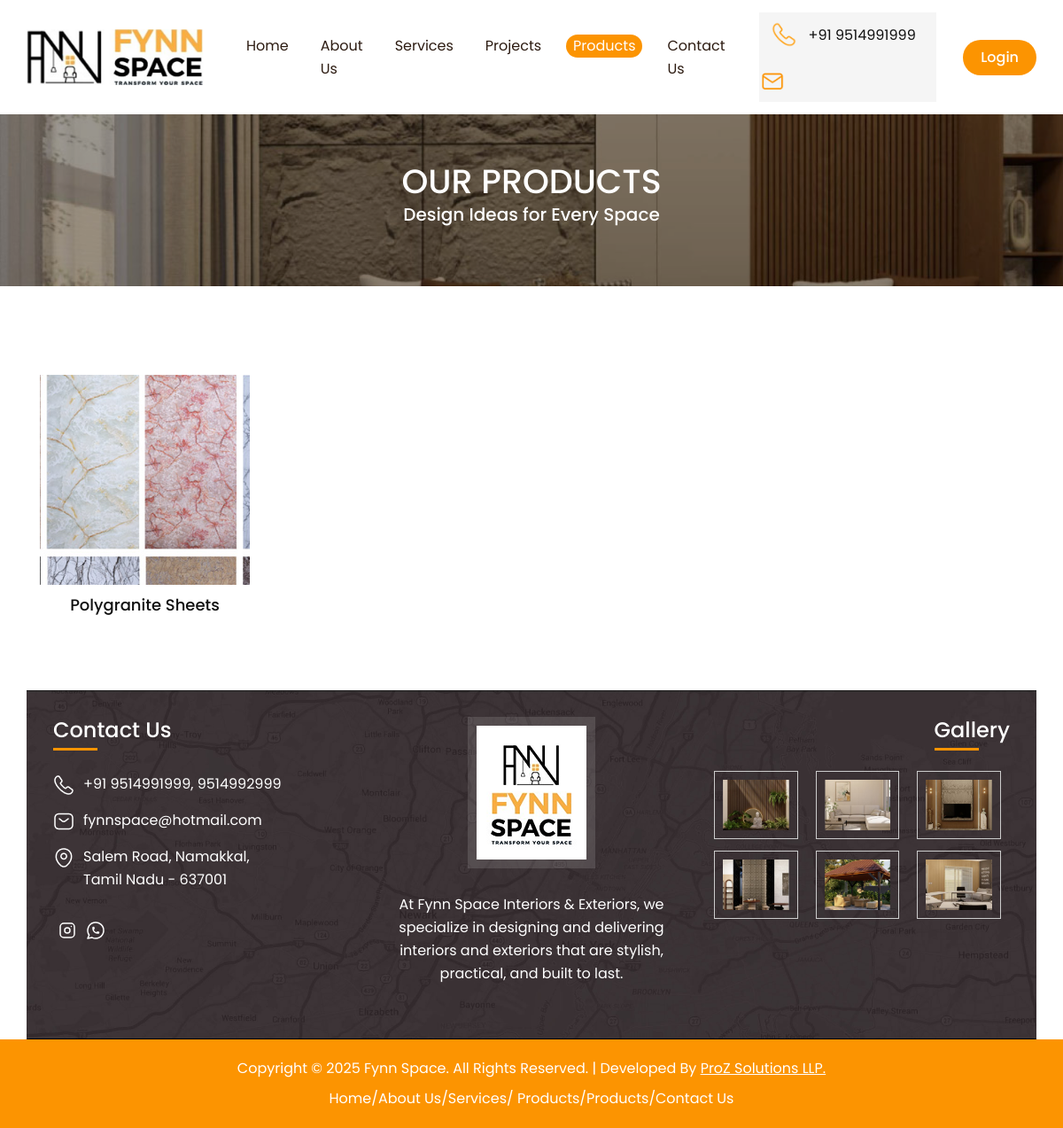
The page /products.php on the database as committed earlier.
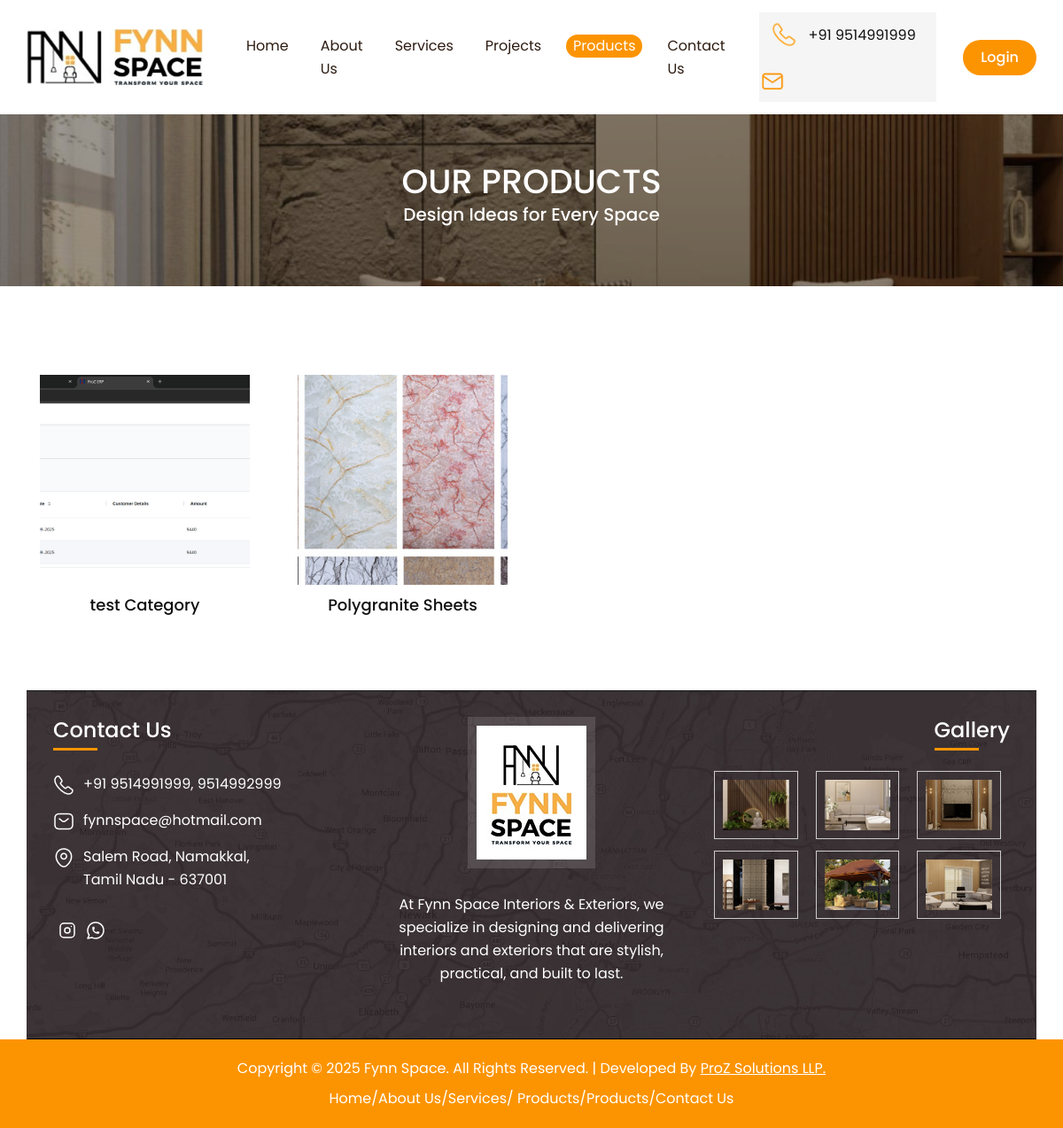
The same page on the database as committed later.
### tables this page shows
CREATE TABLE products (
            id INTEGER PRIMARY KEY AUTOINCREMENT,
            cate_title TEXT NOT NULL,
            cat_image TEXT,
            created_at DATETIME DEFAULT CURRENT_TIMESTAMP
        );

### products.php (the view, shortened to what this page needs)
<!DOCTYPE html>
<html lang="en">
<head>
<?php include('website-link.php'); ?>
</head>
<body>
<?php
include('header.php'); ?>
<div class="slipheader">
<div class="abouthead">
        <h3>Our Products</h3>
        <h6>Design Ideas for Every Space</h6>
        </div>
</div>
<div class="cont-out produlidt">
<div class="container-fluid position-relative">
    <div class="row">
      <?php
      require_once 'db_config.php';
      try {
          $stmt = $db->query("SELECT * FROM products ORDER BY id DESC");
          $products = $stmt->fetchAll(PDO::FETCH_ASSOC);
          if (count($products) > 0) {
              foreach ($products as $row) {
                  $imagePath = !empty($row['cat_image']) ? 'images/products/' . htmlspecialchars($row['cat_image']) : 'images/default-product.jpg';
                  ?>
                  <div class="col-md-3 smmob">
                    <div class="projecthomeout">
                      <a href="product-details.php?id=<?php echo $row['id']; ?>">
                      <div class="projimg"><img src="<?php echo $imagePath; ?>" alt="<?php echo htmlspecialchars($row['cate_title']); ?>" style="width:100%; height:400px; object-fit:cover;"></div>
                      <h6><?php echo htmlspecialchars($row['cate_title']); ?></h6>
                      </a>
                    </div>
                  </div>
                  <?php
              }
          } else {
              echo '<div class="col-12 text-center"><p>No products available at the moment.</p></div>';
          }
      } catch (PDOException $e) {
          echo '<p class="text-danger">Error loading products.</p>';
      }
      ?>
    </div>
</div>
</div>
<?php include('footer.php'); ?>
</body>
</html>

Rows that differ between the two databases and show on the page:
added products: cat_image (picture), cate_title "test Category"
